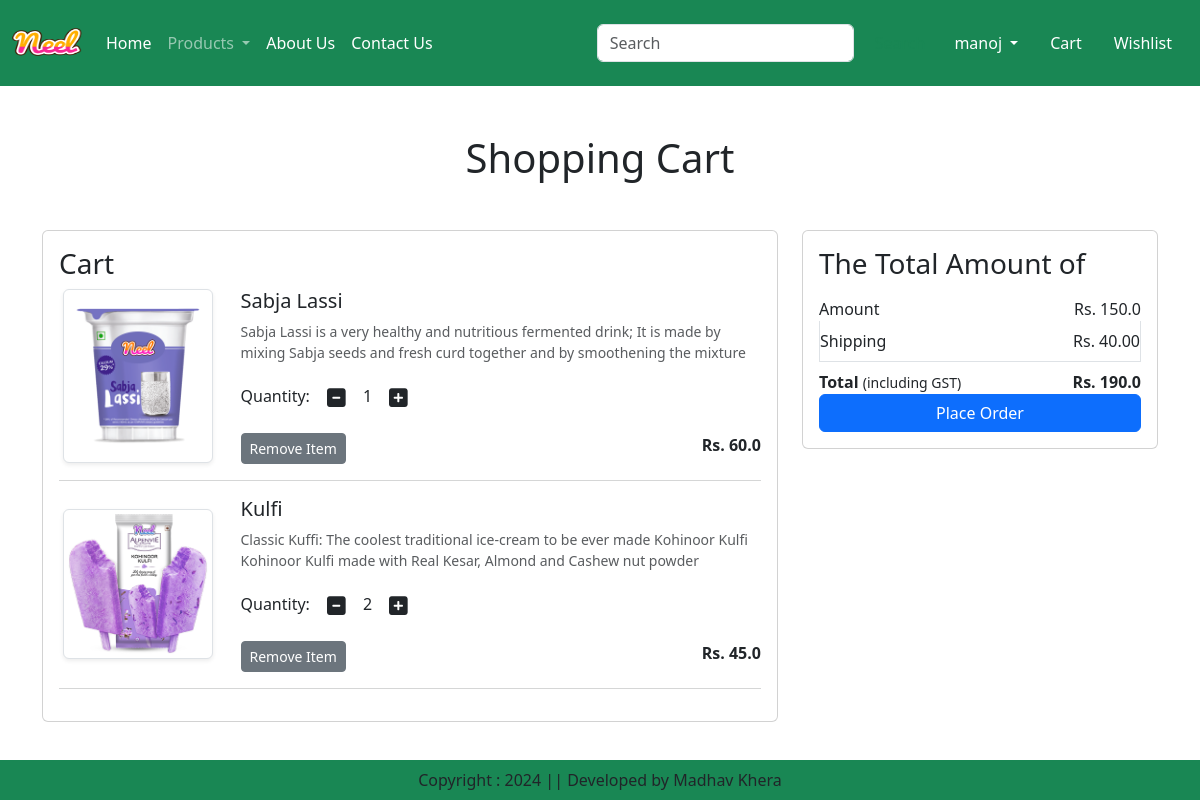
Screenshot of /cart/ (signed in) with the database file from the repository.
### ec/app/models.py (models this page shows, shortened)
class Cart(models.Model):
    user = models.ForeignKey(User,on_delete=models.CASCADE)
    product=models.ForeignKey(Product,on_delete=models.CASCADE)
    quantity = models.PositiveIntegerField(default=1)
    class Meta:
        unique_together = ('user', 'product')

class Product(models.Model):
    title=models.CharField(max_length=100)
    selling_price = models.FloatField()
    discounted_price = models.FloatField()
    description=models.TextField()
    composition = models.TextField(default='')
    prodapp = models.TextField(default='')
    category= models.CharField(choices= CATEGORY_CHOICES,max_length=2)
    product_image = models.ImageField(upload_to='product')

### ec/app/views.py (the view)
# urls.py: path('cart/',views.show_cart,name='showcart'),
def show_cart(request):
    user=request.user
    cart=Cart.objects.filter(user=user)
    amount=0
    for p in cart:
        value=p.quantity*p.product.discounted_price
        amount=amount+value
    totalamount=amount+40
    return render(request,'app/addtocart.html',locals())

### ec/app/templates/app/addtocart.html (shortened to what this page needs)
{% extends 'app/base.html' %}
{% load static %}
{%  block main-content %}
<div class="container my-5">
    <div class="row">
        {% if cart %}
        <h1 class="text-center mb-5">Shopping Cart</h1>
        <div class="col-sm-8">
            <div class="card">
                <div class="card-body">
                    <h3>Cart</h3>
                    {% for item in cart %}
                    <div class="row">
                        <div class="col-sm-3 text-center align-self-center"><img src="{{item.product.product_image.url}}" alt="" sccset="" class="img-fluid img-thumbnail shadow-sm" height="150" width="150"></div>
                        <div class="col-sm-9">
                            <div>
                                <h5>{{item.product.title}}</h5>
                                <p class="mb-2 text-muted small">{{item.product.description}}</p>
                                <div class="my-3">
                                    <label for="quantity">Quantity:</label>
                                    <a class="minus-cart btn" pid={{item.product.id}}><i class="fas fa-minus-square fa-lg"></i></a>
                                    <span id="quantity">{{item.quantity}}</span>
                                    <a class="plus-cart btn" pid={{item.product.id}}><i class="fas fa-plus-square fa-lg"></i></a>
                                </div>
                                <div class="d-flex justify-content-between">
                                    <a href="#" class="remove-cart btn btn-sm btn-secondary mr-3" pid={{item.product.id}}>Remove Item</a>
                                    <p class="mb-0"><span><strong>Rs. {{item.product.discounted_price}}</strong></span></p>
                                </div>
                            </div>
                        </div>
                    </div>
                    <hr class="text-muted">
                    {% endfor %}
                </div>
            </div>
        </div>
        <div class="col-sm-4">
            <div class="card">
                <div class="card-body">
                    <h3>The Total Amount of</h3>
                    <ul class="list-group">
                        <li class="list-group-item d-flex justify-content-between align-items-center border-0 px-0 pb-0">Amount<span id="amount">Rs. {{amount}}</span></li>
                        <li class="list-group-item d-flex justify-content-between align-items-center px-0">Shipping<span>Rs. 40.00</span></li>
                        <li class="list-group-item d-flex justify-content-between align-items-center border-0 px-0 pb-0">
                        <div>
                            <strong>Total</strong> <small>(including GST)</small>
                        </div>
                        <span id="totalamount"><strong>Rs. {{totalamount}}</strong></span>
                        </li>
                    </ul>
                    <div class="d-grid">
                        <a href="{% url 'checkout' %}" class="btn btn-primary">Place Order</a>
                    </div>
                </div>
            </div>
        </div>
        {% else %}
            <h1 class="text-center mb-5">Cart is Empty</h1>
        {% endif %}
    </div>
</div>
{% endblock main-content %}

### ec/app/templates/app/base.html (shortened to what this page needs)
<!DOCTYPE html>
{% load static %}
<html lang="en">
<head>
    <link href="https://cdn.jsdelivr.net/npm/bootstrap@5.3.3/dist/css/bootstrap.min.css" rel="stylesheet">
    <link rel="stylesheet" href="{% static 'app/css/owl.carousel.min.css' %}"/>
    <link rel="stylesheet" href="{% static 'app/css/all.min.css' %}"/>
    <link rel="stylesheet" href="{% static 'app/css/style.css' %}"/>
</head>
<body>
    <nav class="navbar navbar-expand-lg navbar-dark bg-success">
        <div class="container-fluid">
          <a class="navbar-brand" href="#">
            <img src="{% static "app/images/neel.png" %}" width="70" height="60" alt="logoimage"/>
          </a>
          <div class="collapse navbar-collapse" id="navbarSupportedContent">
            <ul class="navbar-nav me-auto mb-2 mb-lg-0">
              {% if request.user.is_authenticated %}
              <li class="nav-item">
                <a class="nav-link active" aria-current="page" href="/">Home</a>
              </li>
              <li class="nav-item dropdown">
                <a class="nav-link dropdown-toggle" href="#" role="button" data-bs-toggle="dropdown" aria-expanded="false">
                  Products
                </a>
              </li>
              <li class="nav-item">
                <a class="nav-link text-white" href="{% url 'about' %}">About Us</a>
              </li>
              <li class="nav-item">
                <a class="nav-link text-white" href="{% url 'contact' %}">Contact Us</a>
              </li>
            </ul>
            <form class="d-flex" role="search" method="GET" action="{% url 'search' %}">
              <input class="form-control me-2" type="search" name="search" placeholder="Search" aria-label="Search">
              <button class="btn btn-outline-success" type="submit">Search</button>
            </form>
          </div>
          <ul class="navbar-nav me-auto mb-2 mb-lg-0">
            <li class="nav-item dropdown mx-2">
                <a class="nav-link dropdown-toggle text-white" href="#" id="profileDropdown" role="button" data-bs-toggle="dropdown" aria-expanded="false">
                    {{ request.user.username }}
                </a>
            </li>
            <li class="nav-item mx-2">
                <a href="{% url 'showcart' %}" class="nav-link text-white">Cart </a>
            </li>
            <li class="nav-item mx-2">
                <a href="{% url 'wishlist' %}" class="nav-link text-white">Wishlist </a>
            </li>
            {% endif %}
          </ul>
        </div>
    </nav>
    {% block main-content %}{% endblock main-content %}
    <footer class="container-fluid fixed-bottom bg-success text-center p-2 mt-5">
        Copyright : 2024 || Developed by Madhav Khera
    </footer>
</body>
</html>

### rows the page displays
Cart: product.product_image (picture), product "Sabja Lassi", product.description "Sabja Lassi is a very healthy and nutritious fermented drink; It is made by mixing Sabja seeds and fresh curd together and by smoothening the mixture", quantity "1", product.discounted_price "60.0"
Cart: product.product_image (picture), product "Kulfi", product.description "Classic Kuffi: The coolest traditional ice-cream to be ever made Kohinoor Kulfi Kohinoor Kulfi made with Real Kesar, Almond and Cashew nut powder", quantity "2", product.discounted_price "45.0"

### other values shown
{{ request.user.username }} "manoj"
{{ amount }} "150.0"
{{ totalamount }} "190.0"
